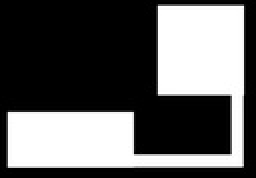
%> input picture lianjie.jpg, 128 x 89 px, shrunk from 820 x 568 before the run (shown 2 times larger)
$ octave images.m   (GNU Octave 9; MATLAB toolbox functions it lacks are replaced by stand-ins)
%> lines starting %> are read from the running program, lines starting %| are printed output that depends on the picture; in (x1, y1, x2, y2) boxes, pixels count from 0 and x2, y2 are one past the last pixel; in counts of white or black regions, pixels touching at a corner belong together; the program's own positions count from 1
clear all
clc
A1 =im2bw(imread('lianjie.jpg'));
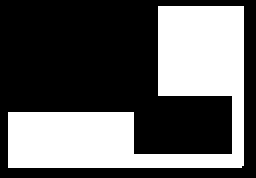
%> A1: size 89x128 logical (shown 2 times larger); 37.4% white; 1 white region, box (x1, y1, x2, y2) and area: (4, 3, 122, 84) 4257
% B = [0 1 0
%       1 1 1
%       0 1 0];
  B = ones(10);
  A2 =bwmorph(~A1,'thicken',inf);
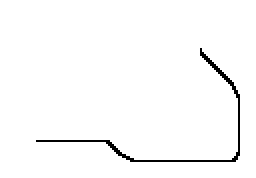
%> A2: size 89x128 logical (shown 2 times larger); 98.1% white; black in thin lines or dots, all inside (x1, y1, x2, y2) = (18, 24, 120, 81)
%    A3 = bwmorph(A1,'skel',inf);
%   A4=bwmorph(A1,'thin',inf);
[a,b] = find(A2 ==0);
%> a = 219 values from 25 to 81; b = 219 values from 19 to 120


  figure(1);
  imshow(A1);
  for  i = 1:length(a)
    A1(a(i),b(i)) =0;
  end
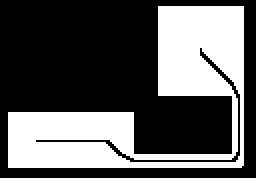
%> A1: size 89x128 logical (shown 2 times larger); 35.4% white; 1 white region, box (x1, y1, x2, y2) and area: (4, 3, 122, 84) 4038
  imshow(A1);
% [4 lines of commented-out code are left out]
